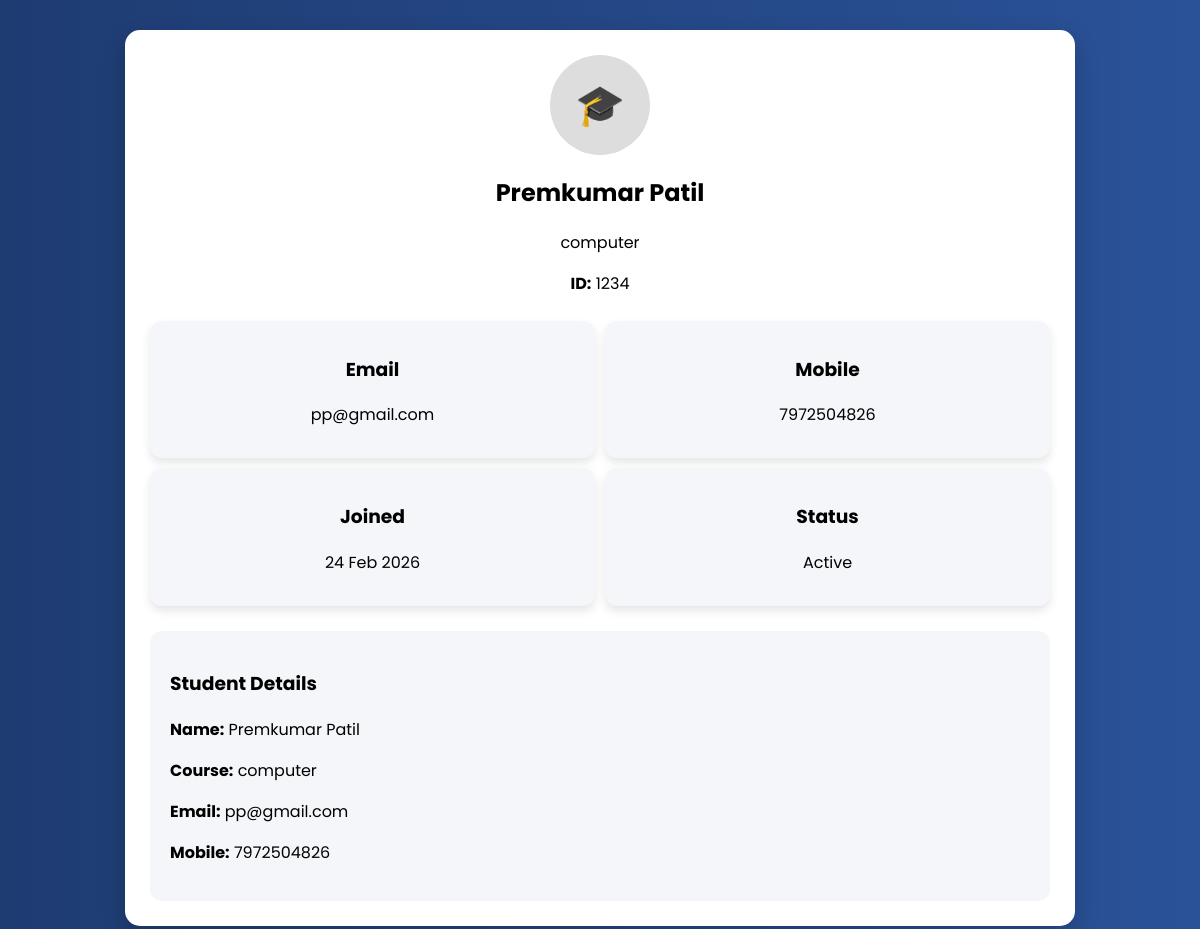
Screenshot of /student/student_profile.php (signed in) with the database file from the repository.
### tables this page shows
CREATE TABLE `students` (
  `id` int(11) NOT NULL,
  `name` varchar(100) DEFAULT NULL,
  `email` varchar(100) DEFAULT NULL,
  `password` varchar(100) DEFAULT NULL,
  `course` varchar(100) DEFAULT NULL,
  `created_at` timestamp NOT NULL DEFAULT current_timestamp(),
  `student_id` varchar(50) DEFAULT NULL,
  `mobile` varchar(15) DEFAULT NULL
);

### student/student_profile.php (the view, shortened to what this page needs)
<?php
$conn = mysqli_connect("localhost","root","","edumanage_db");
$student_id = $_SESSION['student_id'];
$query = "SELECT * FROM students WHERE student_id='$student_id'";
$result = mysqli_query($conn,$query);
$row = mysqli_fetch_assoc($result);
?>
<!DOCTYPE html>
<html>
<head>
</head>
<body>
<div class="container">
<div class="header">
<div class="profile">🎓</div>
<h2><?php echo $row['name']; ?></h2>
<p><?php echo $row['course']; ?></p>
<p><b>ID:</b> <?php echo $row['student_id']; ?></p>
</div>
<div class="stats">
<div class="card">
<h3>Email</h3>
<p><?php echo $row['email']; ?></p>
</div>
<div class="card">
<h3>Mobile</h3>
<p><?php echo $row['mobile']; ?></p>
</div>
<div class="card">
<h3>Joined</h3>
<p><?php echo date("d M Y", strtotime($row['created_at'])); ?></p>
</div>
<div class="card">
<h3>Status</h3>
<p>Active</p>
</div>
</div>
<div class="info">
<h3>Student Details</h3>
<p><b>Name:</b> <?php echo $row['name']; ?></p>
<p><b>Course:</b> <?php echo $row['course']; ?></p>
<p><b>Email:</b> <?php echo $row['email']; ?></p>
<p><b>Mobile:</b> <?php echo $row['mobile']; ?></p>
</div>
</div>
</body>
</html>

### student/student_profile.php (style rules this page uses)
body { font-family:Poppins; margin:0; background:linear-gradient(to right,#1e3c72,#2a5298); }
.container { width:90%; max-width:900px; margin:30px auto; background:white; padding:25px; border-radius:15px; box-shadow:0 10px 25px rgba(0,0,0,0.2); }
.header { text-align:center; }
.profile { width:100px; height:100px; border-radius:50%; background:#ddd; margin:auto; font-size:40px; display:flex; align-items:center; justify-content:center; }
.stats { display:flex; flex-wrap:wrap; gap:10px; margin-top:25px; }
.card { flex:1 1 45%; background:#f4f6f9; padding:15px; text-align:center; border-radius:12px; box-shadow:0 5px 10px rgba(0,0,0,0.1); }
.info { margin-top:25px; background:#f4f6f9; padding:20px; border-radius:12px; }

### rows the page displays
students: name "Premkumar Patil", course "computer", student "1234", email "pp@gmail.com", mobile "7972504826", created_at "24 Feb 2026"
